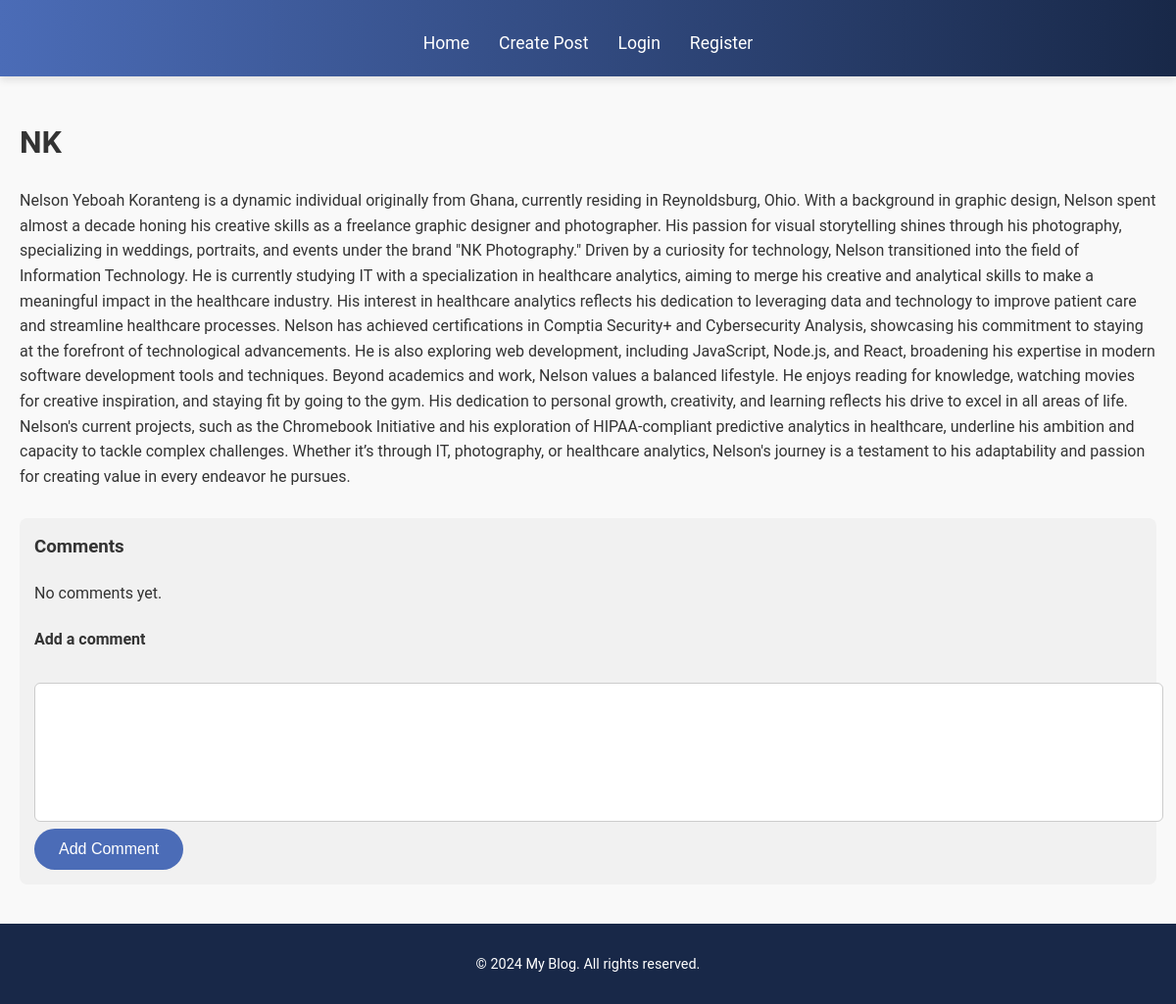
The app's page /post/1/ with its own data.
### blog/models.py (models this page shows, shortened)
class BlogPost(models.Model):
    title = models.CharField(max_length=200)
    content = models.TextField()
    author = models.ForeignKey(User, on_delete=models.CASCADE)
    created_at = models.DateTimeField(auto_now_add=True)
    updated_at = models.DateTimeField(auto_now=True)

### blog/views.py (the view)
# urls.py: path('post/<int:id>/', views.view_post, name='view_post'),
def view_post(request, id):
    post = get_object_or_404(BlogPost, id=id)  # Fetch the post by its ID
    return render(request, 'view_post.html', {'post': post})

### blog/templates/view_post.html (shortened to what this page needs)
{% extends 'base.html' %}
{% block content %}
    <h1>{{ post.title }}</h1>
    <p>{{ post.content }}</p>
    <div class="comments">
        <h3>Comments</h3>
        {% for comment in post.comments.all %}
            <div class="comment">
                <p>{{ comment.user.username }}: {{ comment.content }}</p>
            </div>
        {% empty %}
            <p>No comments yet.</p>
        {% endfor %}
        <h4>Add a comment</h4>
        <form method="POST" action="{% url 'add_comment' post.id %}">
            <textarea name="content" required></textarea>
            <button type="submit">Add Comment</button>
        </form>
    </div>
{% endblock %}

### blog/static/css/styles.css (style rules this page uses)
body { font-family: 'Roboto', sans-serif; margin: 0; padding: 0; background-color: #f9f9f9; color: #333; line-height: 1.6; }
.comments { margin-top: 30px; background: #f1f1f1; border-radius: 8px; padding: 15px; }
.comments h3 { margin-top: 0; }
textarea { width: 100%; height: 120px; margin-top: 10px; border-radius: 6px; border: 1px solid #ccc; padding: 10px; resize: none; font-family: 'Roboto', sans-serif; }
button { padding: 12px 25px; background: #4b6cb7; color: white; border: none; border-radius: 25px; cursor: pointer; font-size: 1rem; transition: background 0.3s ease, transform 0.2s ease; }

### records on screen
BlogPost: title "NK", content "Nelson Yeboah Koranteng is a dynamic individual originally from Ghana, currently residing in Reynoldsburg, Ohio. With a background in graphic design, Nelson spent almost a decade honing his creative skills as a freelance graphic designer and photographer. His passion for visual storytelling shines through his photography, specializing in weddings, portraits, and events under the brand \"NK Photography.\" Driven by a curiosity for technology, Nelson transitioned into the field of Information Technology. He is currently studying IT with a specialization in healthcare analytics, aiming to merge his creative and analytical skills to make a meaningful impact in the healthcare industry. His…"
